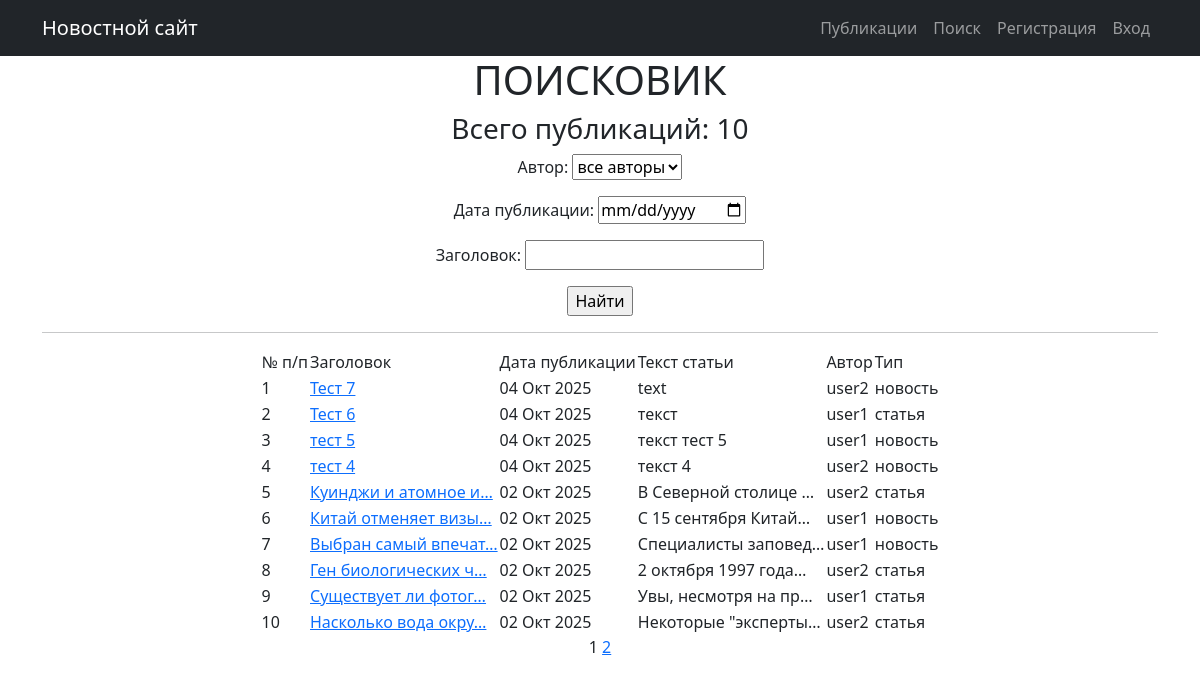
The app's page /post/search/, older data.
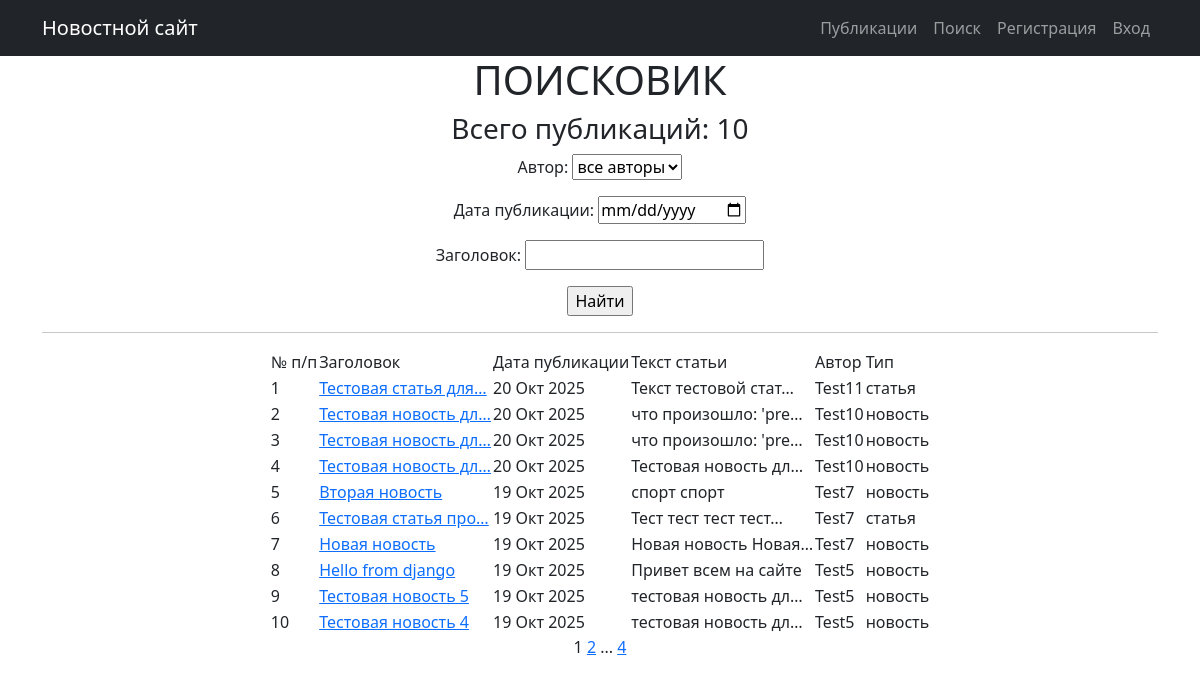
The same page, newer data.
### NewsPortal/models.py (models this page shows, shortened)
class Post(models.Model):
    article = 'СТ'
    news = 'НВ'
    POSITIONS = [(article, 'статья'), (news, 'новость')]
    positions = models.CharField(max_length=2, choices=POSITIONS, default=news)
    datetime = models.DateTimeField(auto_now_add=True)
    title = models.CharField(max_length=255)
    text = models.TextField()
    rating = models.IntegerField(default=0)
    author = models.ForeignKey("Author", on_delete=models.CASCADE)
    category = models.ManyToManyField("Category", through='PostCategory')

class Author(models.Model):
    rating = models.IntegerField(default=0)
    user = models.OneToOneField(User, on_delete=models.CASCADE)
    def __str__(self):
        return self.user.username

### NewsPortal/views.py (the view)
# urls.py: path('search/', PostSearchView.as_view(), name="post_search"),
class PostSearchView(FilterView):
    model = Post
    ordering = '-datetime'
    template_name = 'post_search.html'
    context_object_name = 'posts'
    paginate_by = 10
    filterset_class = PostFilter

### NewsPortal/templatetags/custom_filters.py (called while the page is built)
@register.filter()
def censor(text, bad_words=None):
    if not isinstance(text, str):
        raise TypeError("Фильтр 'censor' применяется только к строкам")
    if bad_words is None:
        bad_words = {'редиска', 'негодяй', 'мерзавец', 'подлец', 'мошенник'}
    for word in bad_words:
        text = text.replace(word, word[0] + '*' * (len(word) - 1))
        text = text.replace(word.title(), word[0].upper() + '*' * (len(word) - 1))
    return text

### NewsPortal/templatetags/custom_tags.py (called while the page is built)
@register.simple_tag(takes_context=True)
def url_replace(context, **kwargs):
   d = context['request'].GET.copy()
   for k, v in kwargs.items():
       d[k] = v
   return d.urlencode()

### templates/post_search.html (shortened to what this page needs)
{% extends 'flatpages/default.html' %}
{% load custom_filters %}
{% load custom_tags %}
{% block content %}
   <h1>ПОИСКОВИК</h1>
   <h3>Всего публикаций: {{ posts|length }}</h3>
   <form action="" method="get">
       {{ filter.form.as_p }}
       <input type="submit" value="Найти" />
   </form>
   <hr>
   {% if posts %}
    <div align="center">
       <table>
           <tr>
               <td>№ п/п</td>
               <td>Заголовок</td>
               <td>Дата публикации</td>
               <td>Текст статьи</td>
               <td>Автор</td>
               <td>Тип</td>
           </tr>
           {% for post in posts %}
           <tr>
               <td>{{ forloop.counter }}</td>
               <td><a href="{% url 'post_detail' post.id %}">{{ post.title|truncatechars:20 }}</a></td>
               <td>{{ post.datetime|date:'d M Y' }}</td>
               <td>{{ post.text|truncatechars:20|censor }}</td>
               <td>{{ post.author.user.username }}</td>
               <td>{{ post.get_positions_display }}</td>
           </tr>
           {% endfor %}
       </table>
    </div>
   {% else %}
       <h2>Новостей пока что нет:)</h2>
   {% endif %}
   {{ page_obj.number }}
   {% if page_obj.has_next %}
       <a href="?{% url_replace page=page_obj.next_page_number %}">{{ page_obj.next_page_number }}</a>
       {% if paginator.num_pages != page_obj.next_page_number %}
           ...
           <a href="?{% url_replace page=page_obj.paginator.num_pages %}">{{ page_obj.paginator.num_pages }}</a>
       {% endif %}
   {% endif %}
{% endblock content %}

Row changes from the older to the newer data that the page shows:
no longer on this page (row unchanged): Post: title "Тест 7", datetime "04 Окт 2025", text|censor "text", author.user.username "user2", positions "новость"
no longer on this page (row unchanged): Post: title "Тест 6", datetime "04 Окт 2025", text|censor "текст", author.user.username "user1", positions "статья"
no longer on this page (row unchanged): Post: title "тест 5", datetime "04 Окт 2025", text|censor "текст тест 5", author.user.username "user1", positions "новость"
no longer on this page (row unchanged): Post: title "тест 4", datetime "04 Окт 2025", text|censor "текст 4", author.user.username "user2", positions "новость"
no longer on this page (row unchanged): Post: title "Куинджи и атомное и…", datetime "02 Окт 2025", text|censor "В Северной столице …", author.user.username "user2", positions "статья"
no longer on this page (row unchanged): Post: title "Китай отменяет визы…", datetime "02 Окт 2025", text|censor "С 15 сентября Китай…", author.user.username "user1", positions "новость"
no longer on this page (row unchanged): Post: title "Выбран самый впечат…", datetime "02 Окт 2025", text|censor "Специалисты заповед…", author.user.username "user1", positions "новость"
no longer on this page (row unchanged): Post: title "Ген биологических ч…", datetime "02 Окт 2025", text|censor "2 октября 1997 года…", author.user.username "user2", positions "статья"
no longer on this page (row unchanged): Post: title "Существует ли фотог…", datetime "02 Окт 2025", text|censor "Увы, несмотря на пр…", author.user.username "user1", positions "статья"
no longer on this page (row unchanged): Post: title "Насколько вода окру…", datetime "02 Окт 2025", text|censor "Некоторые \"эксперты…", author.user.username "user2", positions "статья"
added Post: title "Тестовая статья для…", datetime "20 Окт 2025", text|censor "Текст тестовой стат…", author.user.username "Test11", positions "статья"
added Post: title "Тестовая новость дл…", datetime "20 Окт 2025", text|censor "что произошло: 'pre…", author.user.username "Test10", positions "новость"
added Post: title "Тестовая новость дл…", datetime "20 Окт 2025", text|censor "что произошло: 'pre…", author.user.username "Test10", positions "новость"
added Post: title "Тестовая новость дл…", datetime "20 Окт 2025", text|censor "Тестовая новость дл…", author.user.username "Test10", positions "новость"
added Post: title "Вторая новость", datetime "19 Окт 2025", text|censor "спорт спорт", author.user.username "Test7", positions "новость"
added Post: title "Тестовая статья про…", datetime "19 Окт 2025", text|censor "Тест тест тест тест…", author.user.username "Test7", positions "статья"
added Post: title "Новая новость", datetime "19 Окт 2025", text|censor "Новая новость Новая…", author.user.username "Test7", positions "новость"
added Post: title "Hello from django", datetime "19 Окт 2025", text|censor "Привет всем на сайте", author.user.username "Test5", positions "новость"
added Post: title "Тестовая новость 5", datetime "19 Окт 2025", text|censor "тестовая новость дл…", author.user.username "Test5", positions "новость"
added Post: title "Тестовая новость 4", datetime "19 Окт 2025", text|censor "тестовая новость дл…", author.user.username "Test5", positions "новость"
Text that changed along with them:
{{ page_obj.paginator.num_pages }}: (not shown) → "4"
